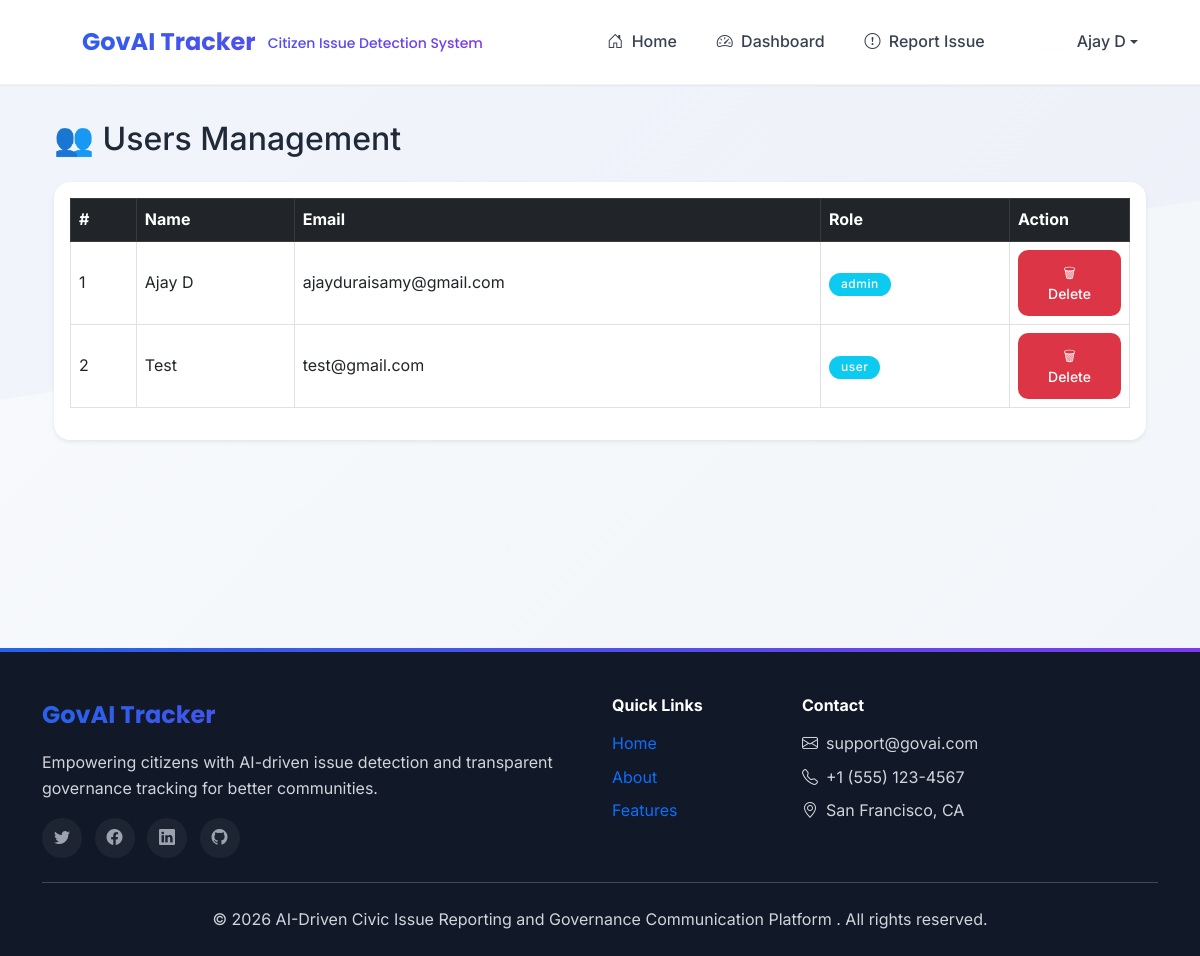
Page /admin/users (signed in) on the committed database.
### tables this page shows
CREATE TABLE users (
                id INTEGER PRIMARY KEY AUTOINCREMENT,
                name TEXT NOT NULL,
                email TEXT UNIQUE NOT NULL,
                number TEXT,
                password TEXT NOT NULL,
                image_path TEXT,
                role TEXT DEFAULT 'user'
            );

### app.py (the view)
@app.route('/admin/users')
def admin_users():
    if 'email' not in session or session.get('role') != 'admin':
        flash('Access denied.', 'danger')
        return redirect(url_for('login'))
    conn = get_db_connection()
    users = conn.execute("SELECT * FROM users").fetchall()
    conn.close()
    return render_template('admin_users.html', users=users, title="Admin Users")

### app.py (called while the page is built)
def get_db_connection():
    conn = sqlite3.connect(app.config['DATABASE'])
    conn.row_factory = sqlite3.Row
    return conn

@app.context_processor
def inject_current_year():
    return {'current_year': datetime.now().year}

### templates/admin_users.html (shortened to what this page needs)
{% extends "base.html" %}
{% block content %}
<div class="container py-4">
    <h2 class="mb-4">👥 Users Management</h2>
    <div class="card shadow-sm">
        <div class="card-body">
            <table class="table table-bordered table-hover align-middle">
                <thead class="table-dark">
                    <tr>
                        <th>#</th>
                        <th>Name</th>
                        <th>Email</th>
                        <th>Role</th>
                        <th width="120">Action</th>
                    </tr>
                </thead>
                <tbody>
                    {% for user in users %}
                    <tr>
                        <td>{{ loop.index }}</td>
                        <td>{{ user.name }}</td>
                        <td>{{ user.email }}</td>
                        <td>
                            <span class="badge bg-info">{{ user.role }}</span>
                        </td>
                        <td>
                            <form method="POST"
                                  action="{{ url_for('delete_user', user_id=user.id) }}"
                                  onsubmit="return confirm('Are you sure you want to delete this user?');">
                                <button class="btn btn-danger btn-sm">
                                    🗑 Delete
                                </button>
                            </form>
                        </td>
                    </tr>
                    {% else %}
                    <tr>
                        <td colspan="6" class="text-center text-muted">
                            No users found
                        </td>
                    </tr>
                    {% endfor %}
                </tbody>
            </table>
        </div>
    </div>
</div>
{% endblock %}

### templates/base.html (shortened to what this page needs)
<!doctype html>
<html lang="en" data-bs-theme="light">
<head>
    <link href="https://cdn.jsdelivr.net/npm/bootstrap@5.3.0/dist/css/bootstrap.min.css" rel="stylesheet" />
    <link href="https://cdn.jsdelivr.net/npm/bootstrap-icons@1.10.5/font/bootstrap-icons.css" rel="stylesheet" />
    <link href="https://unpkg.com/aos@2.3.1/dist/aos.css" rel="stylesheet">
</head>
<body>
    <nav class="navbar navbar-expand-lg navbar-light fixed-top py-3" id="mainNavbar">
        <div class="container">
            <a class="navbar-brand" href="{{ url_for('index') }}">
                GovAI Tracker
                <span class="d-none d-md-inline">Citizen Issue Detection System</span>
            </a>
            <div class="collapse navbar-collapse" id="navbarContent">
                <ul class="navbar-nav ms-auto align-items-center">
                    {% if session.get('email') %}
                    <li class="nav-item">
                        <a class="nav-link hover-lift" href="{{ url_for('index') }}">
                            <i class="bi bi-house-door me-1"></i> Home
                        </a>
                    </li>
                    {% if session.get('role') == 'admin' %}
                    <li class="nav-item">
                        <a class="nav-link hover-lift" href="{{ url_for('admin_dashboard') }}">
                            <i class="bi bi-speedometer2 me-1"></i> Dashboard
                        </a>
                    </li>
                    {% endif %}
                    <li class="nav-item">
                        <a class="nav-link hover-lift" href="{{ url_for('complaint') }}">
                            <i class="bi bi-exclamation-circle me-1"></i> Report Issue
                        </a>
                    </li>
                    <li class="nav-item dropdown ms-2">
                        <a class="nav-link dropdown-toggle d-flex align-items-center hover-lift" href="#" role="button"
                            data-bs-toggle="dropdown" aria-expanded="false">
                            <div class="bg-gradient text-white rounded-circle d-flex align-items-center justify-content-center me-2"
                                 style="width: 36px; height: 36px;">
                            </div>
                            <span class="d-none d-md-inline fw-medium">{{ session.get('name', 'User')|truncate(20) }}</span>
                        </a>
                    </li>
                    {% endif %}
                </ul>
            </div>
        </div>
    </nav>
    <main class="content">
        <div class="container">
            {% block content %}
            {% endblock %}
        </div>
    </main>
    <footer class="mt-5">
        <div class="container">
            <div class="row g-4">
                <div class="col-lg-6 col-md-6">
                    <div class="footer-logo">GovAI Tracker</div>
                    <p class="mb-3 text-gray-400">Empowering citizens with AI-driven issue detection and transparent governance tracking for better communities.</p>
                    <div class="social-links">
                        <a href="#" class="hover-lift"><i class="bi bi-twitter"></i></a>
                        <a href="#" class="hover-lift"><i class="bi bi-facebook"></i></a>
                        <a href="#" class="hover-lift"><i class="bi bi-linkedin"></i></a>
                        <a href="#" class="hover-lift"><i class="bi bi-github"></i></a>
                    </div>
                </div>
                <div class="col-lg-2 col-md-6">
                    <h6 class="text-white fw-bold mb-3">Quick Links</h6>
                    <ul class="list-unstyled">
                        <li class="mb-2"><a href="{{ url_for('index') }}" class="text-gray-400 text-decoration-none hover-lift d-inline-block">Home</a></li>
                        <li class="mb-2"><a href="#" class="text-gray-400 text-decoration-none hover-lift d-inline-block">About</a></li>
                        <li class="mb-2"><a href="#" class="text-gray-400 text-decoration-none hover-lift d-inline-block">Features</a></li>
                    </ul>
                </div>
                <div class="col-lg-4 col-md-6">
                    <h6 class="text-white fw-bold mb-3">Contact</h6>
                    <ul class="list-unstyled text-gray-400">
                        <li class="mb-2 d-flex align-items-center">
                            <i class="bi bi-envelope me-2"></i>
                            <span>support@govai.com</span>
                        </li>
                        <li class="mb-2 d-flex align-items-center">
                            <i class="bi bi-telephone me-2"></i>
                            <span>+1 (555) 123-4567</span>
                        </li>
                        <li class="d-flex align-items-center">
                            <i class="bi bi-geo-alt me-2"></i>
                            <span>San Francisco, CA</span>
                        </li>
                    </ul>
                </div>
            </div>
            <hr class="my-4 border-gray-700">
            <div class="row">
                <div class="col-md-12 text-center">
                    <p class="mb-0 text-gray-400">
                        &copy; {{ current_year }} AI-Driven Civic Issue Reporting and Governance Communication Platform
. All rights reserved.
                    </p>
                </div>
            </div>
        </div>
    </footer>
</body>
</html>

### rows in the picture
users: get "Ajay D", name "Ajay D", email "ajayduraisamy@gmail.com", role "admin"
users: name "Test", email "test@gmail.com", role "user"
